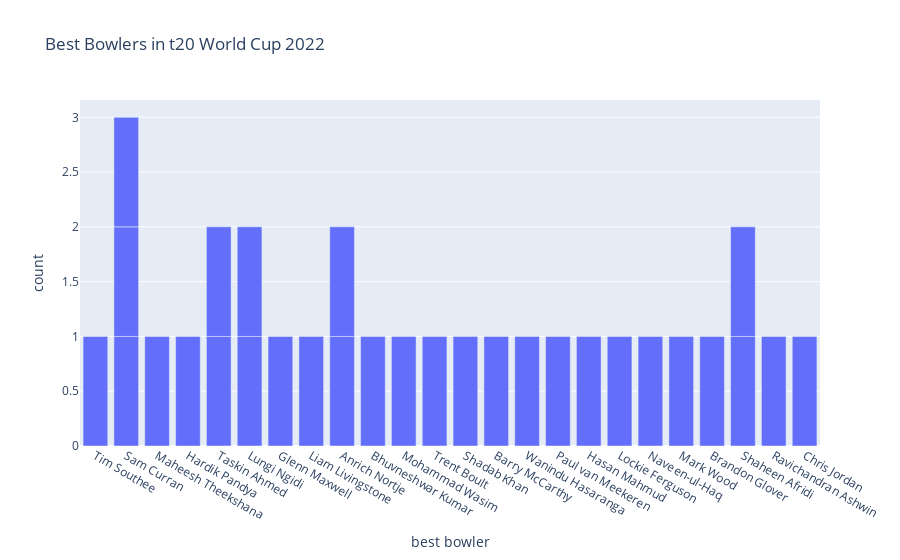

This figure's notebook cell:
### Code cell
figure = px.bar(data, 
                x=data["best bowler"],
                title="Best Bowlers in t20 World Cup 2022")

figure.show()

### Figure 1 — Plotly figure (JSON) as saved in the notebook; plotly's stock layout.template omitted (floating-point values rounded to 4 significant figures)
{"data": [{"alignmentgroup": "True", "hovertemplate": "best bowler=%{x}<br>count=%{y}<extra></extra>", "legendgroup": "", "marker": {"color": "#636efa", "pattern": {"shape": ""}}, "name": "", "offsetgroup": "", "orientation": "v", "showlegend": false, "textposition": "auto", "type": "bar", "x": ["Tim Southee", "Sam Curran", "Maheesh Theekshana", "Hardik Pandya", "Taskin Ahmed", "Lungi Ngidi", "Glenn Maxwell", "Liam Livingstone", null, "Anrich Nortje", "Bhuvneshwar Kumar", "Mohammad Wasim", null, null, "Trent Boult", "Taskin Ahmed", "Shadab Khan", "Lungi Ngidi", "Barry McCarthy", "Wanindu Hasaranga", "Sam Curran", "Paul van Meekeren", "Hasan Mahmud", "Anrich Nortje", "Lockie Ferguson", "Naveen-ul-Haq", "Mark Wood", "Brandon Glover", "Shaheen Afridi", "Ravichandran Ashwin", "Shaheen Afridi", "Chris Jordan", "Sam Curran"], "xaxis": "x", "y": [1, 1, 1, 1, 1, 1, 1, 1, 1, 1, 1, 1, 1, 1, 1, 1, 1, 1, 1, 1, 1, 1, 1, 1, 1, 1, 1, 1, 1, 1, 1, 1, 1], "yaxis": "y"}], "layout": {"barmode": "relative", "legend": {"tracegroupgap": 0}, "title": {"text": "Best Bowlers in t20 World Cup 2022"}, "xaxis": {"anchor": "y", "domain": [0, 1], "title": {"text": "best bowler"}}, "yaxis": {"anchor": "x", "domain": [0, 1], "title": {"text": "count"}}}}
